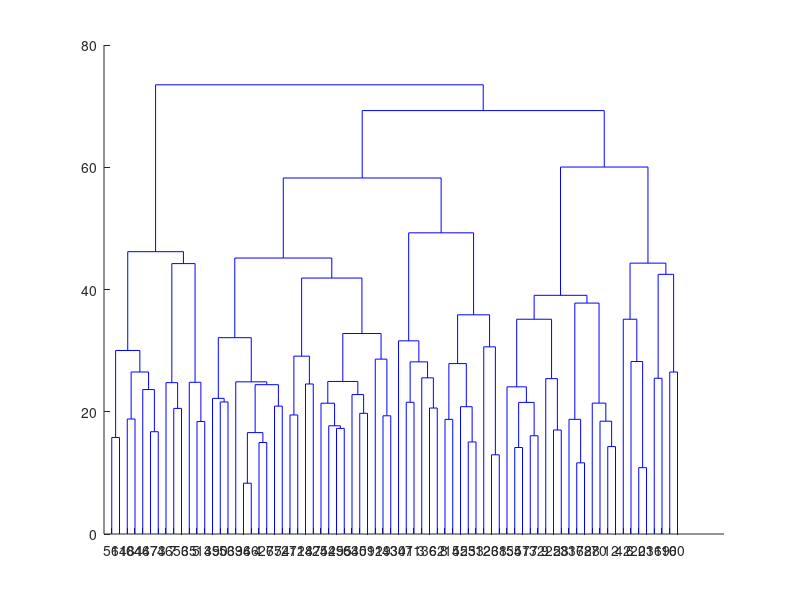

Write MATLAB code to recreate this figure. (Note: this script raises an error after producing the figure.)
%% reset
clear all
clc
load distmtx.mat
load urls
threshold = 11;

%% get distant matrix
% convert back to the format that linkage can process
[numNode, ~] = size(distmtx);
distmtx = squareform(distmtx);

% construct the hierarchical cluster tree
Z = linkage(distmtx, 'complete');
dendrogram(Z,0)

%% initialize cluster array
% Initialize the cluster array
cluster_arr(1,numNode) = Cluster(0,0,0);
for i=1:numNode
   cluster_arr(i).cluster_id = i;
   cluster_arr(i).member_id = i;
   cluster_arr(i).valid = 1;
end


%% loop to get the result
ii=1;
top_idx = numNode;
max_dist = 0;

[~,sizeC] = size(cluster_arr);
while sizeC >= threshold
    T = Z(ii,:);
    top_idx = top_idx + 1;
    
    if T(3) > max_dist
       max_dist = T(3); 
    end
    % pop
    clusterA = cluster_arr(T(1));
    clusterB = cluster_arr(T(2));
    cluster_arr(T(1)).valid = 0;
    cluster_arr(T(2)).valid = 0;
    
    if clusterA.valid ==0 || clusterB.valid==0
        fprintf('this is bull shit');
        break;
    end
    
    % merge
    temp_cluster = Cluster(top_idx, [clusterA.member_id, clusterB.member_id], 1);
    
    % push
    cluster_arr(end+1) = temp_cluster;
    
    % indexing
    sizeC = sizeC - 1;
    ii = ii + 1;
end

%% output labeled data
label = 1;
[~,sizeC] = size(cluster_arr);
fileID = fopen('../label','w');
for ii=1:sizeC
   if cluster_arr(ii).valid
       member_list = cluster_arr(ii).member_id;
       [~,length] = size(member_list);
       for jj=1:length
           fprintf(fileID, '%s %d ', strtrim( urls(member_list(jj),:) ), label);
       end
       label = label + 1;
   end
end
fclose(fileID)


%% plot the result
dendrogram(Z,0)
hold on
a = xlim;
plot([a(1),a(2)],[max_dist,max_dist],'r-')
title('Dendrogram');
hold off
